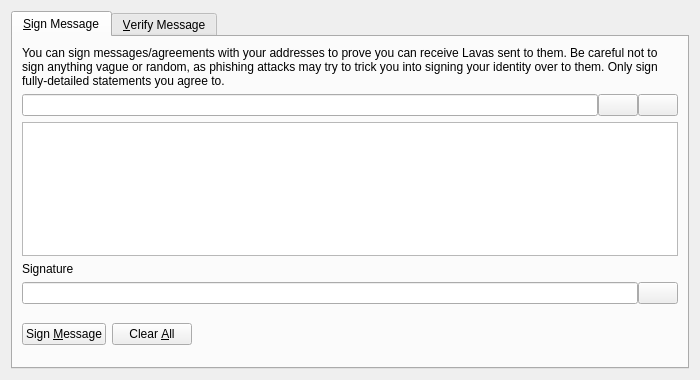
<?xml version="1.0" encoding="UTF-8"?>
<ui version="4.0">
 <class>SignVerifyMessageDialog</class>
 <widget class="QDialog" name="SignVerifyMessageDialog">
  <property name="geometry">
   <rect>
    <x>0</x>
    <y>0</y>
    <width>700</width>
    <height>380</height>
   </rect>
  </property>
  <property name="windowTitle">
   <string>Signatures - Sign / Verify a Message</string>
  </property>
  <property name="modal">
   <bool>true</bool>
  </property>
  <layout class="QVBoxLayout" name="verticalLayout">
   <item>
    <widget class="QTabWidget" name="tabWidget">
     <property name="currentIndex">
      <number>0</number>
     </property>
     <widget class="QWidget" name="tabSignMessage">
      <attribute name="title">
       <string>&amp;Sign Message</string>
      </attribute>
      <layout class="QVBoxLayout" name="verticalLayout_SM">
       <item>
        <widget class="QLabel" name="infoLabel_SM">
         <property name="text">
          <string>You can sign messages/agreements with your addresses to prove you can receive Lavas sent to them. Be careful not to sign anything vague or random, as phishing attacks may try to trick you into signing your identity over to them. Only sign fully-detailed statements you agree to.</string>
         </property>
         <property name="textFormat">
          <enum>Qt::PlainText</enum>
         </property>
         <property name="wordWrap">
          <bool>true</bool>
         </property>
        </widget>
       </item>
       <item>
        <layout class="QHBoxLayout" name="horizontalLayout_1_SM">
         <property name="spacing">
          <number>0</number>
         </property>
         <item>
          <widget class="QValidatedLineEdit" name="addressIn_SM">
           <property name="toolTip">
            <string>The Lava address to sign the message with</string>
           </property>
          </widget>
         </item>
         <item>
          <widget class="QPushButton" name="addressBookButton_SM">
           <property name="toolTip">
            <string>Choose previously used address</string>
           </property>
           <property name="text">
            <string/>
           </property>
           <property name="icon">
            <iconset resource="../bitcoin.qrc">
             <normaloff>:/icons/address-book</normaloff>:/icons/address-book</iconset>
           </property>
           <property name="shortcut">
            <string>Alt+A</string>
           </property>
           <property name="autoDefault">
            <bool>false</bool>
           </property>
          </widget>
         </item>
         <item>
          <widget class="QPushButton" name="pasteButton_SM">
           <property name="toolTip">
            <string>Paste address from clipboard</string>
           </property>
           <property name="text">
            <string/>
           </property>
           <property name="icon">
            <iconset resource="../bitcoin.qrc">
             <normaloff>:/icons/editpaste</normaloff>:/icons/editpaste</iconset>
           </property>
           <property name="shortcut">
            <string>Alt+P</string>
           </property>
           <property name="autoDefault">
            <bool>false</bool>
           </property>
          </widget>
         </item>
        </layout>
       </item>
       <item>
        <widget class="QPlainTextEdit" name="messageIn_SM">
         <property name="toolTip">
          <string>Enter the message you want to sign here</string>
         </property>
        </widget>
       </item>
       <item>
        <widget class="QLabel" name="signatureLabel_SM">
         <property name="text">
          <string>Signature</string>
         </property>
         <property name="textFormat">
          <enum>Qt::PlainText</enum>
         </property>
        </widget>
       </item>
       <item>
        <layout class="QHBoxLayout" name="horizontalLayout_2_SM">
         <property name="spacing">
          <number>0</number>
         </property>
         <item>
          <widget class="QLineEdit" name="signatureOut_SM">
           <property name="font">
            <font>
             <italic>true</italic>
            </font>
           </property>
           <property name="readOnly">
            <bool>true</bool>
           </property>
          </widget>
         </item>
         <item>
          <widget class="QPushButton" name="copySignatureButton_SM">
           <property name="toolTip">
            <string>Copy the current signature to the system clipboard</string>
           </property>
           <property name="text">
            <string/>
           </property>
           <property name="icon">
            <iconset resource="../bitcoin.qrc">
             <normaloff>:/icons/editcopy</normaloff>:/icons/editcopy</iconset>
           </property>
           <property name="autoDefault">
            <bool>false</bool>
           </property>
          </widget>
         </item>
        </layout>
       </item>
       <item>
        <layout class="QHBoxLayout" name="horizontalLayout_3_SM">
         <item>
          <widget class="QPushButton" name="signMessageButton_SM">
           <property name="toolTip">
            <string>Sign the message to prove you own this Bitcoin address</string>
           </property>
           <property name="text">
            <string>Sign &amp;Message</string>
           </property>
           <property name="icon">
            <iconset resource="../bitcoin.qrc">
             <normaloff>:/icons/edit</normaloff>:/icons/edit</iconset>
           </property>
           <property name="autoDefault">
            <bool>false</bool>
           </property>
          </widget>
         </item>
         <item>
          <widget class="QPushButton" name="clearButton_SM">
           <property name="toolTip">
            <string>Reset all sign message fields</string>
           </property>
           <property name="text">
            <string>Clear &amp;All</string>
           </property>
           <property name="icon">
            <iconset resource="../bitcoin.qrc">
             <normaloff>:/icons/remove</normaloff>:/icons/remove</iconset>
           </property>
           <property name="autoDefault">
            <bool>false</bool>
           </property>
          </widget>
         </item>
         <item>
          <spacer name="horizontalSpacer_1_SM">
           <property name="orientation">
            <enum>Qt::Horizontal</enum>
           </property>
           <property name="sizeHint" stdset="0">
            <size>
             <width>40</width>
             <height>48</height>
            </size>
           </property>
          </spacer>
         </item>
         <item>
          <widget class="QLabel" name="statusLabel_SM">
           <property name="font">
            <font>
             <weight>75</weight>
             <bold>true</bold>
            </font>
           </property>
           <property name="text">
            <string/>
           </property>
           <property name="wordWrap">
            <bool>true</bool>
           </property>
          </widget>
         </item>
         <item>
          <spacer name="horizontalSpacer_2_SM">
           <property name="orientation">
            <enum>Qt::Horizontal</enum>
           </property>
           <property name="sizeHint" stdset="0">
            <size>
             <width>40</width>
             <height>48</height>
            </size>
           </property>
          </spacer>
         </item>
        </layout>
       </item>
      </layout>
     </widget>
     <widget class="QWidget" name="tabVerifyMessage">
      <attribute name="title">
       <string>&amp;Verify Message</string>
      </attribute>
      <layout class="QVBoxLayout" name="verticalLayout_VM">
       <item>
        <widget class="QLabel" name="infoLabel_VM">
         <property name="text">
          <string>Enter the receiver's address, message (ensure you copy line breaks, spaces, tabs, etc. exactly) and signature below to verify the message. Be careful not to read more into the signature than what is in the signed message itself, to avoid being tricked by a man-in-the-middle attack. Note that this only proves the signing party receives with the address, it cannot prove sendership of any transaction!</string>
         </property>
         <property name="textFormat">
          <enum>Qt::PlainText</enum>
         </property>
         <property name="alignment">
          <set>Qt::AlignLeading|Qt::AlignLeft|Qt::AlignTop</set>
         </property>
         <property name="wordWrap">
          <bool>true</bool>
         </property>
        </widget>
       </item>
       <item>
        <layout class="QHBoxLayout" name="horizontalLayout_1_VM">
         <property name="spacing">
          <number>0</number>
         </property>
         <item>
          <widget class="QValidatedLineEdit" name="addressIn_VM">
           <property name="toolTip">
            <string>The Bitcoin address the message was signed with</string>
           </property>
          </widget>
         </item>
         <item>
          <widget class="QPushButton" name="addressBookButton_VM">
           <property name="toolTip">
            <string>Choose previously used address</string>
           </property>
           <property name="text">
            <string/>
           </property>
           <property name="icon">
            <iconset resource="../bitcoin.qrc">
             <normaloff>:/icons/address-book</normaloff>:/icons/address-book</iconset>
           </property>
           <property name="shortcut">
            <string>Alt+A</string>
           </property>
           <property name="autoDefault">
            <bool>false</bool>
           </property>
          </widget>
         </item>
        </layout>
       </item>
       <item>
        <widget class="QPlainTextEdit" name="messageIn_VM"/>
       </item>
       <item>
        <widget class="QValidatedLineEdit" name="signatureIn_VM"/>
       </item>
       <item>
        <layout class="QHBoxLayout" name="horizontalLayout_2_VM">
         <item>
          <widget class="QPushButton" name="verifyMessageButton_VM">
           <property name="toolTip">
            <string>Verify the message to ensure it was signed with the specified Lava address</string>
           </property>
           <property name="text">
            <string>Verify &amp;Message</string>
           </property>
           <property name="icon">
            <iconset resource="../bitcoin.qrc">
             <normaloff>:/icons/transaction_0</normaloff>:/icons/transaction_0</iconset>
           </property>
           <property name="autoDefault">
            <bool>false</bool>
           </property>
          </widget>
         </item>
         <item>
          <widget class="QPushButton" name="clearButton_VM">
           <property name="toolTip">
            <string>Reset all verify message fields</string>
           </property>
           <property name="text">
            <string>Clear &amp;All</string>
           </property>
           <property name="icon">
            <iconset resource="../bitcoin.qrc">
             <normaloff>:/icons/remove</normaloff>:/icons/remove</iconset>
           </property>
           <property name="autoDefault">
            <bool>false</bool>
           </property>
          </widget>
         </item>
         <item>
          <spacer name="horizontalSpacer_1_VM">
           <property name="orientation">
            <enum>Qt::Horizontal</enum>
           </property>
           <property name="sizeHint" stdset="0">
            <size>
             <width>40</width>
             <height>48</height>
            </size>
           </property>
          </spacer>
         </item>
         <item>
          <widget class="QLabel" name="statusLabel_VM">
           <property name="font">
            <font>
             <weight>75</weight>
             <bold>true</bold>
            </font>
           </property>
           <property name="text">
            <string/>
           </property>
           <property name="wordWrap">
            <bool>true</bool>
           </property>
          </widget>
         </item>
         <item>
          <spacer name="horizontalSpacer_2_VM">
           <property name="orientation">
            <enum>Qt::Horizontal</enum>
           </property>
           <property name="sizeHint" stdset="0">
            <size>
             <width>40</width>
             <height>48</height>
            </size>
           </property>
          </spacer>
         </item>
        </layout>
       </item>
      </layout>
     </widget>
    </widget>
   </item>
  </layout>
 </widget>
 <customwidgets>
  <customwidget>
   <class>QValidatedLineEdit</class>
   <extends>QLineEdit</extends>
   <header>qt/qvalidatedlineedit.h</header>
  </customwidget>
 </customwidgets>
 <resources>
  <include location="../bitcoin.qrc"/>
 </resources>
 <connections/>
</ui>
